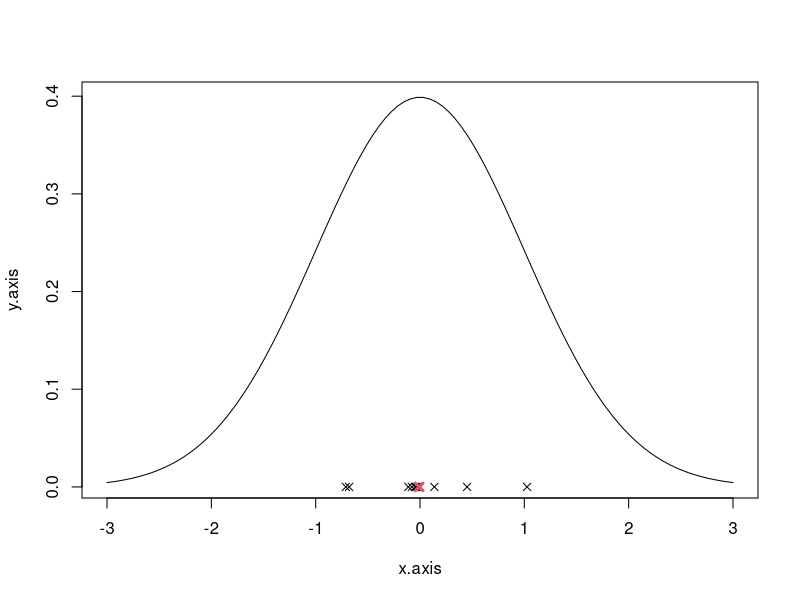
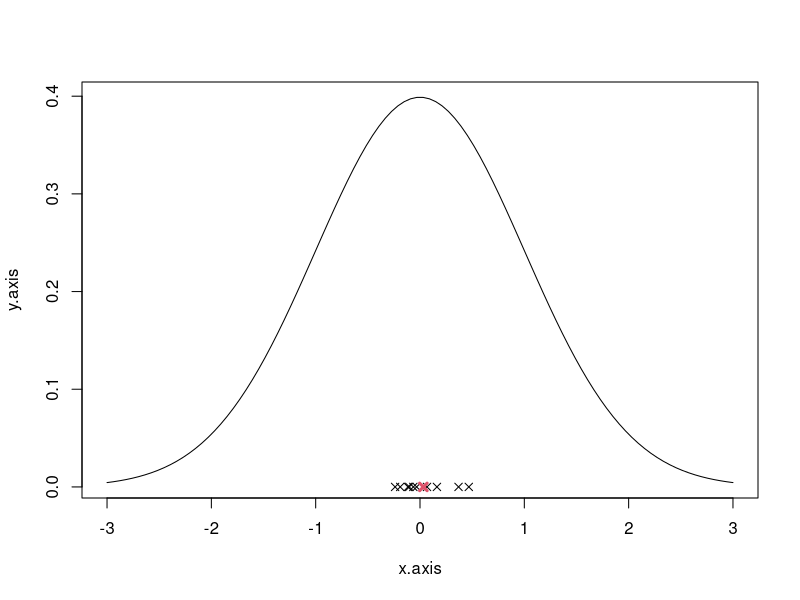
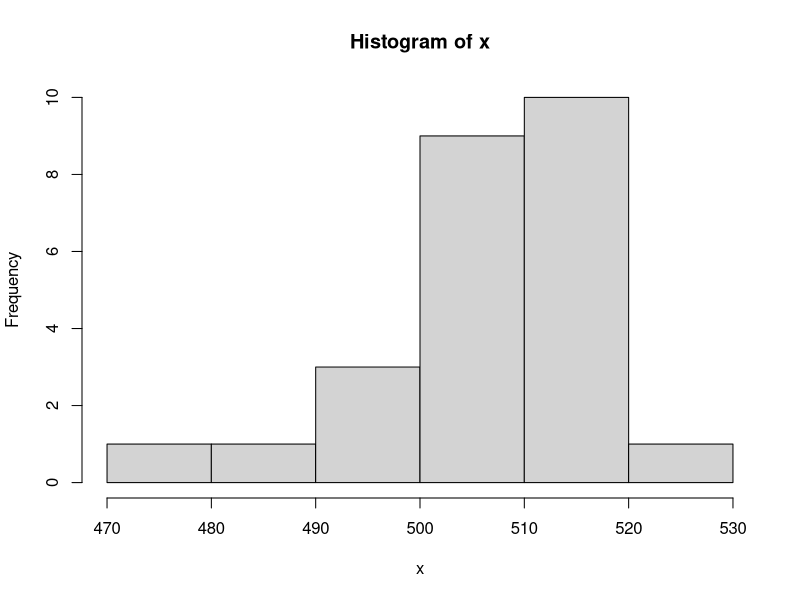
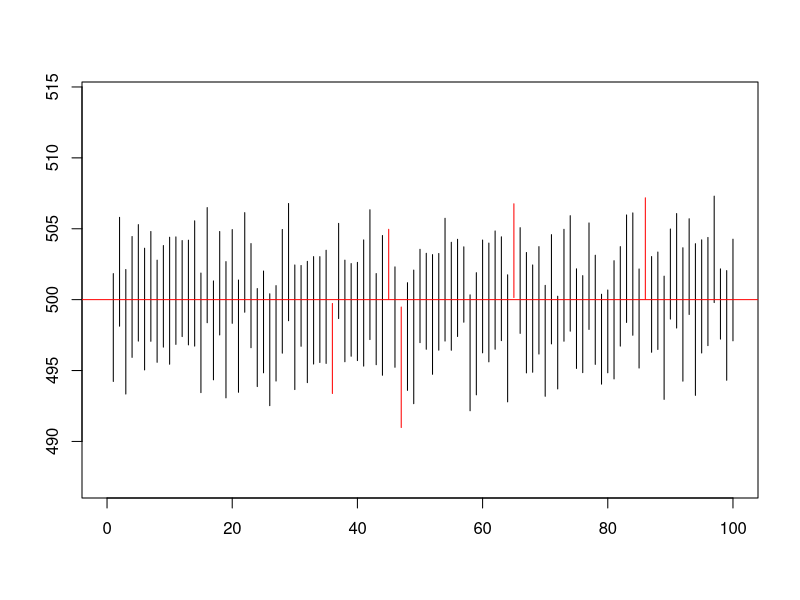

These figures' R source, in order:
## ---- chunk 1
op_eval=TRUE
op_echo=TRUE
## ---- chunk 2
fib<-c(0,1)
# in R the vectors are index starting from 1
for(j in 3:10){
  fib[j]<-fib[j-1]+fib[j-2]
}
print(fib)
## ---- chunk 3

# Sample creation
M<-rnorm(n = 5, mean=0, sd=1) #variable to store the samples
for(j in 1:9){
  M<-cbind(M,rnorm(n = 5, mean=0, sd=1))
}
# Otherwise you can create an empty matrix 5x10 
# and then use a for loop to fill  it
# M<-matrix(NA, ncol = 10, nrow = 5)
# for(j in 1:10){
#   M[,j]<-rnorm(n = 5, mean=0, sd=1)
# }

# Calculate the mean of each sample

M_col_mean<-c()
for(j in 1:10){
  M_col_mean[j]<-mean(M[,j])
}
# Otherwise using the apply function
# we apply the function mean over each column of the matrix M
#M_col_mean<-apply(M, 2, mean)

# Calculate the mean of the means
M_mean<-mean(M_col_mean)
M_col_mean
M_mean
## ---- chunk 4
x.axis = seq(-3, 3, length.out=100)
y.axis = dnorm(x.axis, mean=0, sd=1)
plot(x.axis, y.axis, type="l")
for(i in 1:10) {
  points(M_col_mean[i], y = 0, pch=4)
}
points(M_mean, y = 0, pch=4, col=2, lwd=3)
## ---- chunk 5
M<-rnorm(n = 25, mean=0, sd=1) #variable to store the samples
for(j in 1:9){
  M<-cbind(M,rnorm(n = 25, mean=0, sd=1))
}

# Calculate the mean of each sample
M_col_mean<-apply(M, 2, mean)

# Calculate the mean of the means
M_mean<-mean(M_col_mean)

# plot
x.axis = seq(-3, 3, length.out=100)
y.axis = dnorm(x.axis, mean=0, sd=1)
plot(x.axis, y.axis, type="l")
for(i in 1:10) {
  points(M_col_mean[i], y = 0, pch=4)
}
points(M_mean, y = 0, pch=4, col=2, lwd=3)
## ---- chunk 6
x<-read.table("./data/study3.csv",sep=";",header = TRUE)[[1]] # the values are separated by ; in the csv file
hist(x,breaks = 7)
## ---- chunk 7
N=25
alpha = 0.05
MEAN = mean(x)
s = sd(x)
SEM = s / sqrt(N) # standard error of the mean
Z = qnorm(1 - alpha / 2, 0, 1)# calculate the critical values
lower_bound<-MEAN - Z * SEM # Lower Bound
upper_bound<-MEAN + Z * SEM # Upper Bound
print(paste0('the confidence interval is [',round(lower_bound,2),',',round(upper_bound,2),']'))
## ---- chunk 8
# generate the data
M<-rnorm(n = 25, mean=500, sd=10) #variable to store the samples
for(j in 1:99){
  M<-cbind(M,rnorm(n = 25, mean=500, sd=10))
}

M_conf<-matrix(nrow=2,ncol=100)

for(j in 1:100){
  MEAN<-mean(M[,j])
  SEM<-sd(M[,j])/sqrt(25)
  z<-qnorm(1 - 0.05 / 2, 0, 1)
  M_conf[1,j]<-MEAN - Z * SEM # Lower Bound
  M_conf[2,j]<-MEAN + Z * SEM # Upper Bound
}

# percentage of interval that contains the true value for the mean
sum((M_conf[1,]<=500 & 500<=M_conf[2,]))/100

#EXTRA
# usage of if else statement to give the color to the segments
plot.new()
plot(1, type = "n", xlab = "", ylab = "",xlim = c(0, 100), ylim = c(min(M_conf[1,j])-10, max(M_conf[2,j])+10))
for(j in 1:100){
  segments(x0=j,y0=M_conf[1,j],x1=j,y1=M_conf[2,j],col=ifelse((M_conf[1,j]<=500 & 500<=M_conf[2,j]),'black','red'))
}
abline(h=500,col='red')

